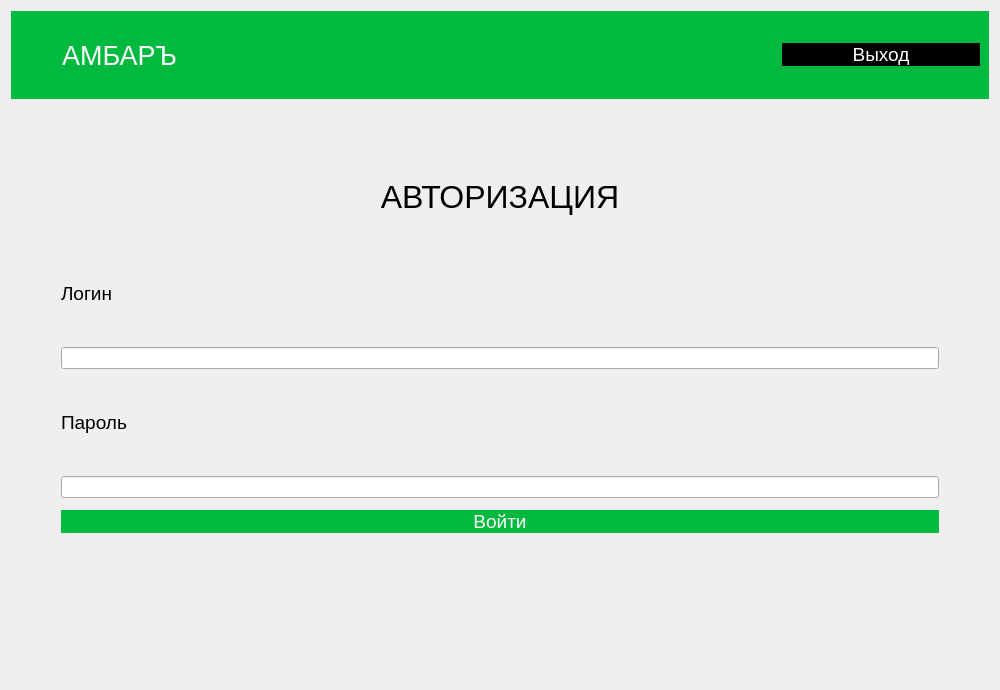
<?xml version="1.0" encoding="UTF-8"?>
<ui version="4.0">
 <class>Dialog</class>
 <widget class="QDialog" name="Dialog">
  <property name="geometry">
   <rect>
    <x>0</x>
    <y>0</y>
    <width>1000</width>
    <height>690</height>
   </rect>
  </property>
  <property name="minimumSize">
   <size>
    <width>1000</width>
    <height>600</height>
   </size>
  </property>
  <property name="windowTitle">
   <string>Учет заявок на ремонт оргтехники</string>
  </property>
  <property name="windowIcon">
   <iconset theme="accessories-dictionary">
    <selectedon>../../../../../logo.png</selectedon>
   </iconset>
  </property>
  <property name="toolTipDuration">
   <number>0</number>
  </property>
  <property name="styleSheet">
   <string notr="true">QPushButton {
background-color: rgb(4, 160, 255);
color: rgb(255, 255, 255);
border: 0px;
font: 14pt
}
QWidget
{font:  &quot;Comic Sans MS&quot;;
}
</string>
  </property>
  <property name="sizeGripEnabled">
   <bool>false</bool>
  </property>
  <layout class="QGridLayout" name="gridLayout">
   <item row="0" column="0">
    <widget class="QWidget" name="widget" native="true">
     <property name="styleSheet">
      <string notr="true">background-color: rgb(0, 185, 62);</string>
     </property>
     <layout class="QHBoxLayout" name="horizontalLayout">
      <property name="spacing">
       <number>150</number>
      </property>
      <item>
       <widget class="QLabel" name="label_2">
        <property name="font">
         <font>
          <pointsize>20</pointsize>
          <weight>50</weight>
          <italic>false</italic>
          <bold>false</bold>
         </font>
        </property>
        <property name="styleSheet">
         <string notr="true">color: rgb(255, 255, 255);
font: 75 8pt &quot;MS Shell Dlg 2&quot;;
font: 20pt &quot;MS Shell Dlg 2&quot;;</string>
        </property>
        <property name="text">
         <string>АМБАРЪ</string>
        </property>
        <property name="alignment">
         <set>Qt::AlignCenter</set>
        </property>
       </widget>
      </item>
      <item>
       <widget class="QLabel" name="label">
        <property name="minimumSize">
         <size>
          <width>263</width>
          <height>70</height>
         </size>
        </property>
        <property name="maximumSize">
         <size>
          <width>100</width>
          <height>100</height>
         </size>
        </property>
        <property name="text">
         <string/>
        </property>
        <property name="textFormat">
         <enum>Qt::AutoText</enum>
        </property>
        <property name="scaledContents">
         <bool>true</bool>
        </property>
       </widget>
      </item>
      <item>
       <widget class="QPushButton" name="AvtorButton">
        <property name="font">
         <font>
          <pointsize>14</pointsize>
          <weight>50</weight>
          <italic>false</italic>
          <bold>false</bold>
         </font>
        </property>
        <property name="styleSheet">
         <string notr="true">background-color: rgb(0, 0, 0);</string>
        </property>
        <property name="text">
         <string>Выход</string>
        </property>
       </widget>
      </item>
     </layout>
    </widget>
   </item>
   <item row="1" column="0">
    <layout class="QHBoxLayout" name="horizontalLayout_2">
     <item>
      <widget class="QStackedWidget" name="stackedWidget">
       <property name="layoutDirection">
        <enum>Qt::LeftToRight</enum>
       </property>
       <property name="autoFillBackground">
        <bool>false</bool>
       </property>
       <property name="styleSheet">
        <string notr="true"/>
       </property>
       <property name="currentIndex">
        <number>0</number>
       </property>
       <widget class="QWidget" name="Avtorisation">
        <property name="layoutDirection">
         <enum>Qt::LeftToRight</enum>
        </property>
        <layout class="QGridLayout" name="gridLayout_2">
         <property name="leftMargin">
          <number>50</number>
         </property>
         <property name="topMargin">
          <number>50</number>
         </property>
         <property name="rightMargin">
          <number>50</number>
         </property>
         <property name="bottomMargin">
          <number>50</number>
         </property>
         <item row="0" column="0">
          <layout class="QVBoxLayout" name="verticalLayout">
           <property name="spacing">
            <number>12</number>
           </property>
           <item>
            <widget class="QLabel" name="label_3">
             <property name="font">
              <font>
               <pointsize>24</pointsize>
               <weight>50</weight>
               <italic>false</italic>
               <bold>false</bold>
              </font>
             </property>
             <property name="text">
              <string>АВТОРИЗАЦИЯ</string>
             </property>
             <property name="scaledContents">
              <bool>false</bool>
             </property>
             <property name="alignment">
              <set>Qt::AlignCenter</set>
             </property>
            </widget>
           </item>
           <item>
            <widget class="QLabel" name="label_4">
             <property name="font">
              <font>
               <pointsize>14</pointsize>
               <weight>50</weight>
               <italic>false</italic>
               <bold>false</bold>
              </font>
             </property>
             <property name="layoutDirection">
              <enum>Qt::LeftToRight</enum>
             </property>
             <property name="autoFillBackground">
              <bool>false</bool>
             </property>
             <property name="text">
              <string>Логин</string>
             </property>
             <property name="alignment">
              <set>Qt::AlignLeading|Qt::AlignLeft|Qt::AlignVCenter</set>
             </property>
            </widget>
           </item>
           <item>
            <widget class="QLineEdit" name="LoginField"/>
           </item>
           <item>
            <widget class="QLabel" name="label_5">
             <property name="font">
              <font>
               <pointsize>14</pointsize>
               <weight>50</weight>
               <italic>false</italic>
               <bold>false</bold>
              </font>
             </property>
             <property name="text">
              <string>Пароль</string>
             </property>
             <property name="alignment">
              <set>Qt::AlignLeading|Qt::AlignLeft|Qt::AlignVCenter</set>
             </property>
            </widget>
           </item>
           <item>
            <widget class="QLineEdit" name="PasswordField"/>
           </item>
           <item>
            <widget class="QPushButton" name="SignInButton">
             <property name="font">
              <font>
               <pointsize>14</pointsize>
               <weight>50</weight>
               <italic>false</italic>
               <bold>false</bold>
              </font>
             </property>
             <property name="styleSheet">
              <string notr="true">background-color: rgb(0, 185, 62);</string>
             </property>
             <property name="text">
              <string>Войти</string>
             </property>
            </widget>
           </item>
           <item>
            <widget class="QLabel" name="ErrorField">
             <property name="font">
              <font>
               <pointsize>14</pointsize>
               <weight>50</weight>
               <italic>false</italic>
               <bold>false</bold>
              </font>
             </property>
             <property name="styleSheet">
              <string notr="true">color: rgb(255, 0, 0);</string>
             </property>
             <property name="text">
              <string/>
             </property>
             <property name="alignment">
              <set>Qt::AlignCenter</set>
             </property>
            </widget>
           </item>
          </layout>
         </item>
        </layout>
       </widget>
       <widget class="QWidget" name="user">
        <layout class="QGridLayout" name="gridLayout_3">
         <item row="0" column="0">
          <layout class="QHBoxLayout" name="horizontalLayout_3">
           <item>
            <widget class="QTableWidget" name="tableMasteraZayavki">
             <property name="minimumSize">
              <size>
               <width>700</width>
               <height>0</height>
              </size>
             </property>
            </widget>
           </item>
           <item>
            <layout class="QVBoxLayout" name="verticalLayout_4">
             <item>
              <layout class="QVBoxLayout" name="verticalLayout_2">
               <item>
                <layout class="QVBoxLayout" name="verticalLayout_3">
                 <item>
                  <widget class="QLineEdit" name="lineEdit"/>
                 </item>
                 <item>
                  <widget class="QLineEdit" name="lineEdit_2"/>
                 </item>
                 <item>
                  <widget class="QLineEdit" name="lineEdit_3"/>
                 </item>
                 <item>
                  <widget class="QLineEdit" name="lineEdit_4"/>
                 </item>
                 <item>
                  <widget class="QLineEdit" name="lineEdit_5"/>
                 </item>
                 <item>
                  <widget class="QLineEdit" name="lineEdit_6"/>
                 </item>
                 <item>
                  <widget class="QLineEdit" name="lineEdit_7"/>
                 </item>
                 <item>
                  <widget class="QLineEdit" name="lineEdit_11"/>
                 </item>
                 <item>
                  <widget class="QLineEdit" name="lineEdit_8"/>
                 </item>
                 <item>
                  <widget class="QLineEdit" name="lineEdit_9"/>
                 </item>
                 <item>
                  <widget class="QLineEdit" name="lineEdit_10"/>
                 </item>
                </layout>
               </item>
               <item>
                <widget class="QPushButton" name="edit_button">
                 <property name="styleSheet">
                  <string notr="true">background-color: rgb(0, 185, 62);</string>
                 </property>
                 <property name="text">
                  <string>редактировать</string>
                 </property>
                </widget>
               </item>
               <item>
                <widget class="QPushButton" name="delete_button">
                 <property name="styleSheet">
                  <string notr="true">background-color: rgb(0, 185, 62);</string>
                 </property>
                 <property name="text">
                  <string>удалить</string>
                 </property>
                </widget>
               </item>
               <item>
                <widget class="QPushButton" name="insert_button">
                 <property name="styleSheet">
                  <string notr="true">background-color: rgb(0, 185, 62);</string>
                 </property>
                 <property name="text">
                  <string>добавить</string>
                 </property>
                </widget>
               </item>
              </layout>
             </item>
            </layout>
           </item>
          </layout>
         </item>
        </layout>
       </widget>
      </widget>
     </item>
    </layout>
   </item>
  </layout>
 </widget>
 <resources/>
 <connections/>
</ui>
